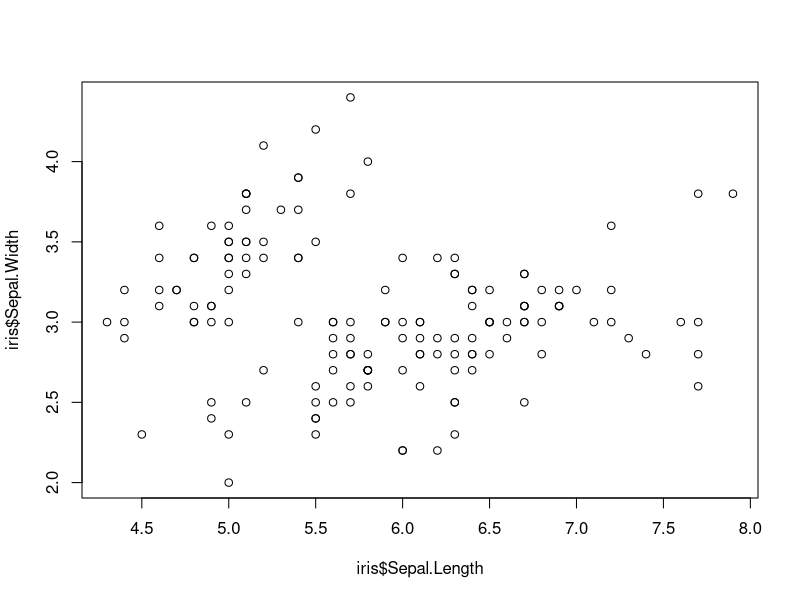
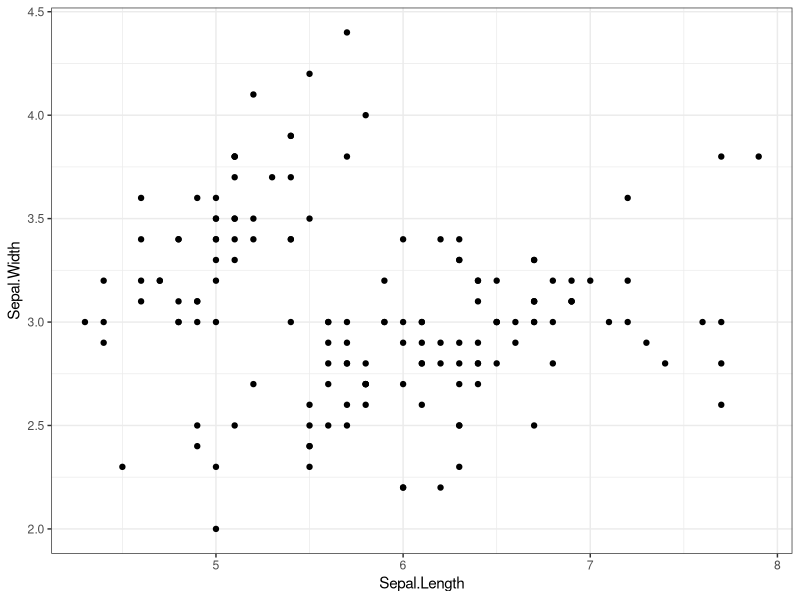
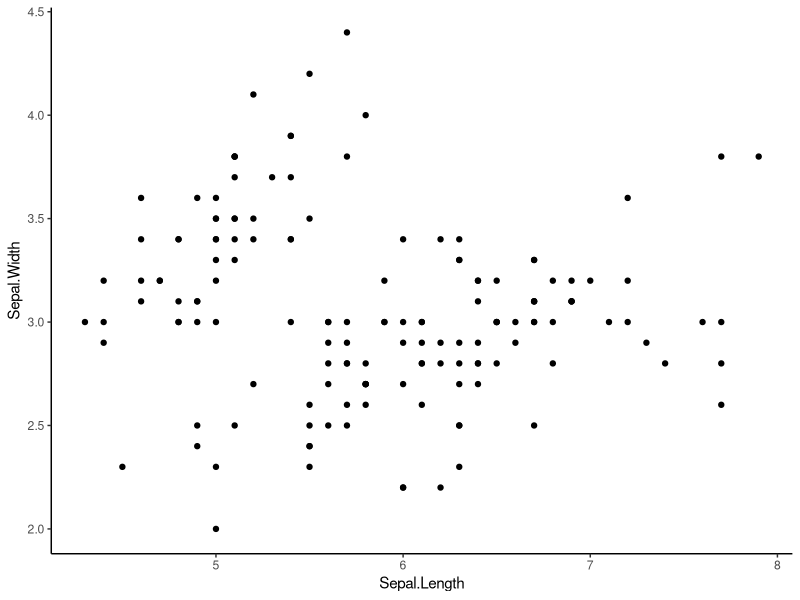
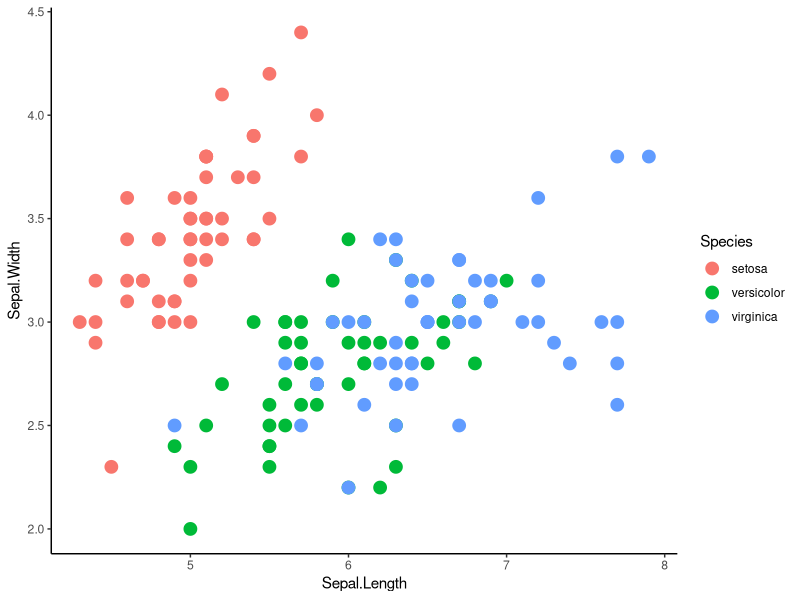

Recreate these plots in R, in order.
##ALEXA CANAAN
##ACTIVITY 4


#use built in iris dataset
#petal measurements of iris plants
#take a look at it 
head(iris)
#load in some tidyverse packages
#install.packages("dplyr")
#install.packages("ggplot2")
library(dplyr)
library(ggplot2)

#####################################
##### Part 1: for loops         #####
#####################################

#Using only data for iris versicolor
#write a for loop
#that produces a regression table
#for each of the following relationships
#1. iris  sepal length x width
#2. iris  petal length x width
#3. iris sepal length x petal length

#subset the data to only include iris versicolor
versicolor <- iris[iris$Species=="versicolor", ]

#regressions can be run in different ways
lm.out <- lm(versicolor$Sepal.Width~versicolor$Sepal.Length)
lm.out <- lm(versicolor[ ,"Sepal.Width"]~ versicolor[,"Sepal.Length"])
#regression output in a list
str(lm.out)
#summary stats of the regression
summary(lm.out)

#y ~ x
#dependent variables is a function of independent variable

#create vectors that will be iterated through
x <- c("Sepal.Length", "Petal.Length", "Sepal.Length")
y <- c("Sepal.Width", "Petal.Width", "Petal.Length")
#create a blank list that will store the information from the for loop
lm.out <- list()

#produces regression table for the 3 relationships above
for (i in 1:3){
  lm.out[[i]] <- lm(versicolor[ ,y[i]] ~ versicolor[ ,x[i]])
}

#check the output
lm.out[[1]]
lm.out[[2]]
lm.out[[3]]

#####################################
##### Part 2: data in dplyr     #####
#####################################

#use dplyr to join data of maximum height
#to a new iris data frame
height <- data.frame(Species = c("virginica","setosa","versicolor"),
                     Height.cm = c(60,100,11.8))

#iris left
#height right
#join tables keeping all info from iris and adding height info
iris2<-left_join(iris, height, by="Species")
#normalize petal width and height
iris2$Petal.Width/iris2$Height.cm

#####################################
##### Part 3: plots in ggplot2  #####
#####################################
#look at base R scatter plot
plot(iris$Sepal.Length,iris$Sepal.Width)

#3a. now make the same plot in ggplot
ggplot(data=iris, aes(Sepal.Length, Sepal.Width))+
  geom_point()+
  theme_bw()
  

#3b. make a scatter plot with ggplot and get rid of  busy grid lines
ggplot(data=iris, aes(Sepal.Length, Sepal.Width))+
  geom_point()+
  theme_classic()

#3c.make a scatter plot with ggplot and get rid of grid lines
#and show species by color increasing the point size
ggplot(data=iris, aes(Sepal.Length, Sepal.Width, color=Species))+
  geom_point(size=4)+
  theme_classic()

#####################################
##### Question: how did         #####
##### arguments differ between  #####
##### plot and ggplot?          #####
#####################################
#Overall, there is a change in syntax between plot and ggplot. 
#For example, in ggplot to specify color you would say "color",
#but in plot you would say col